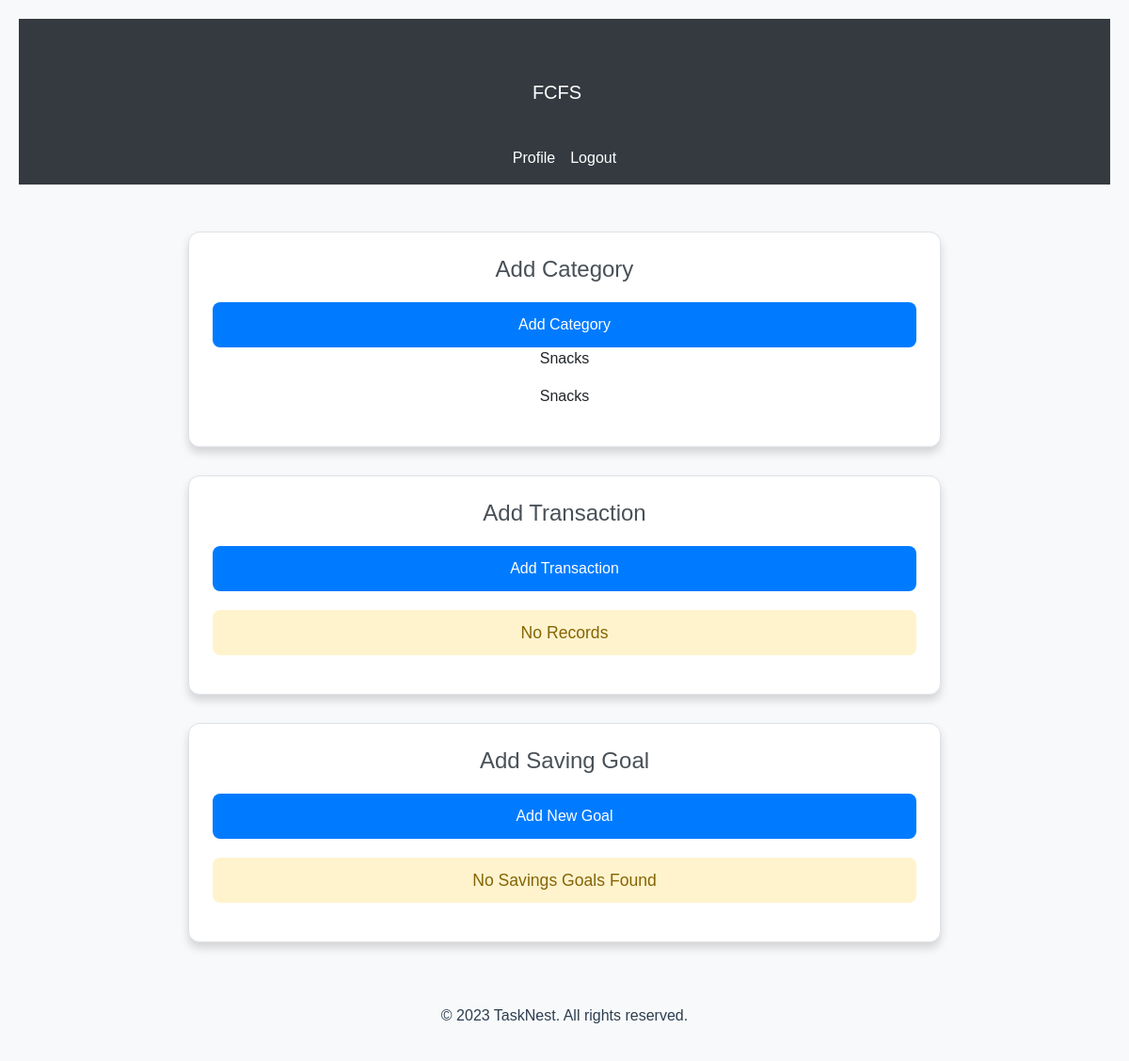
Page /dashboard/ (signed in) on the earlier database version.
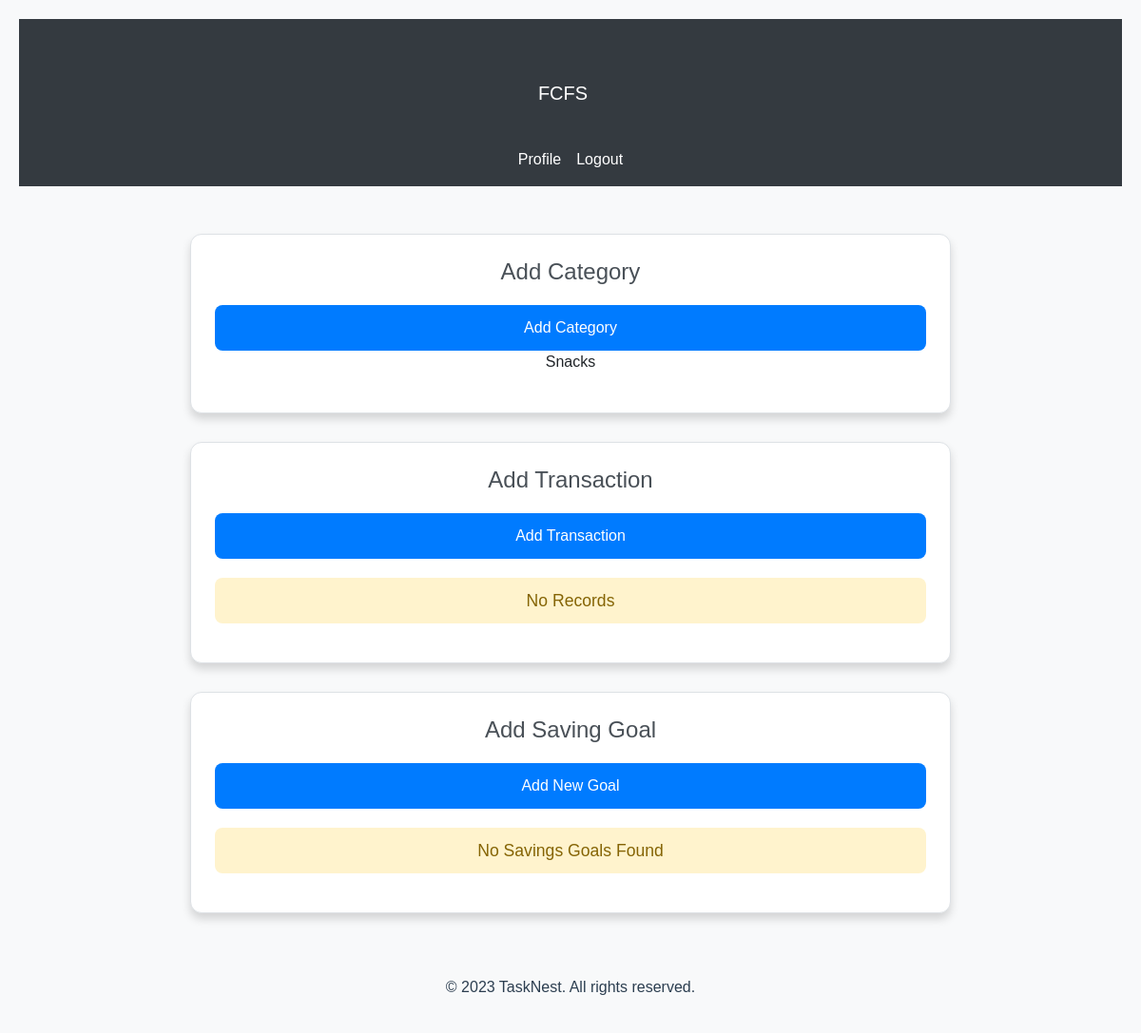
Same page on the later database version.
### finance/models.py (models this page shows, shortened)
class Category(models.Model):
    name = models.CharField(max_length=50,unique=True)
    user = models.ForeignKey(User, on_delete=models.CASCADE, related_name="categories")

### finance/views.py (the view)
# urls.py: path('dashboard/',views.dashboard,name='dashboard'),
@login_required
def dashboard(request):
    category=Category.objects.filter(user=request.user)
    transaction=Transaction.objects.filter(user=request.user).order_by('-date')
    savings_goals = SavingsGoal.objects.filter(user=request.user)
    return render(request,'finance/dashboard.html',{'category':category,'transactions':transaction,'savings_goals':savings_goals})

### finance/templates/finance/dashboard.html (shortened to what this page needs)
{% extends 'finance/base.html' %}
{% load static %}
{% block content %}
<div class="container">
    <div class="card">
        <h3>Add Category</h3>
        <a href="{% url 'add_category' %}" class="btn">Add Category</a>
        {% for c in category %}
        <p>{{ c.name }}</p>
        {% endfor %}
    </div>
    <div class="card">
        <h3>Add Transaction</h3>
        <a href="{% url 'add_transaction' %}" class="btn">Add Transaction</a>
        <div class="table-container">
            {% if transactions %}
            <table class="table">
                <thead>
                    <tr>
                        <th>User</th>
                        <th>Amount</th>
                        <th>Date</th>
                        <th>Category</th>
                        <th>Description</th>
                        <th>Actions</th>
                    </tr>
                </thead>
                <tbody>
                    {% for transaction in transactions %}
                    <tr>
                        <td>{{ transaction.user }}</td>
                        <td>{{ transaction.amount }}</td>
                        <td>{{ transaction.date }}</td>
                        <td>{{ transaction.category }}</td>
                        <td>{{ transaction.description }}</td>
                        <td>
                            <a href="{% url 'update_transaction' transaction.id %}" class="btn btn-warning btn-sm">EDIT</a>
                            <form action="{% url 'delete_transaction' transaction.id %}" method="POST" class="d-inline">
                                {% csrf_token %}
                                <input type="submit" class="btn btn-danger btn-sm" value="Delete">
                            </form>
                        </td>
                    </tr>
                    {% endfor %}
                </tbody>
            </table>
            {% else %}
            <div class="alert">No Records</div>
            {% endif %}
        </div>
    </div>
    <div class="card">
        <h3>Add Saving Goal</h3>
        <a href="{% url 'create_savings_goal' %}" class="btn">Add New Goal</a>
        <div class="table-container">
            {% if savings_goals %}
            <table class="table">
                <thead>
                    <tr>
                        <th>Target Amount</th>
                        <th>Target Date</th>
                        <th>Progress</th>
                        <th>Actions</th>
                    </tr>
                </thead>
                <tbody>
                    {% for goal in savings_goals %}
                    <tr>
                        <td>{{ goal.target_amount }}</td>
                        <td>{{ goal.target_date }}</td>
                        <td>{{ goal.progress }}</td>
                        <td>
                            <a href="{% url 'update_savings_goal' goal.id %}" class="btn btn-warning btn-sm">EDIT</a>
                            <form action="{% url 'delete_savings_goal' goal.id %}" method="POST" class="d-inline">
                                {% csrf_token %}
                                <input type="submit" class="btn btn-danger btn-sm" value="Delete">
                            </form>
                        </td>
                    </tr>
                    {% endfor %}
                </tbody>
            </table>
            {% else %}
            <div class="alert">No Savings Goals Found</div>
            {% endif %}
        </div>
    </div>
</div>
{% endblock content %}

### finance/templates/finance/base.html (shortened to what this page needs)
<!DOCTYPE html>
<html lang="en">
<head>
    <link href="https://cdn.jsdelivr.net/npm/bootstrap@5.3.2/dist/css/bootstrap.min.css" rel="stylesheet">
</head>
<body>
    <nav class="navbar navbar-expand-lg navbar-dark">
        <div class="container">
            <a class="navbar-brand" href="{% url 'dashboard' %}">FCFS</a>
            <div class="collapse navbar-collapse justify-content-end" id="navbarNav">
                <ul class="navbar-nav">
                    <li class="nav-item">
                        <a class="nav-link" href="{% url 'profile' %}">Profile</a>
                    </li>
                    <li class="nav-item">
                        <a class="nav-link" href="{% url 'logout' %}">Logout</a>
                    </li>
                </ul>
            </div>
        </div>
    </nav>
            {% block content %}
            {% endblock content %}
    <footer class="bg-light py-3 mt-auto">
        <div class="container text-center">
            <p class="mb-0">&copy; 2023 TaskNest. All rights reserved.</p>
        </div>
    </footer>
</body>
</html>

### finance/templates/finance/base.html (style rules this page uses)
:root { --primary-color: #1E2A5E; --secondary-color: #9DBDFF; --background-color: #fff; --text-color: #2c3e50; --navbar-color: #343a40; }
body { font-family: 'Poppins', sans-serif; background-color: var(--background-color); color: var(--text-color); margin: 0; padding: 0; min-height: 100vh; display: flex; flex-direction: column; }
.navbar { background-color: var(--navbar-color) !important; }
.navbar-brand, .nav-link { color: #ffffff !important; font-weight: 500; transition: opacity 0.3s ease; }

### finance/templates/finance/dashboard.html (style rules this page uses)
body { font-family: Arial, sans-serif; margin: 20px; background-color: #f8f9fa; }
.container { display: flex; flex-direction: column; align-items: center; gap: 30px; margin-top: 50px; }
.card { background-color: #ffffff; border: 1px solid #dee2e6; border-radius: 12px; box-shadow: 0 6px 10px rgba(0, 0, 0, 0.15); padding: 25px; text-align: center; width: 80%; max-width: 800px; transition: transform 0.3s ease, box-shadow 0.3s ease; }
.card h3 { margin-bottom: 20px; color: #495057; font-size: 1.5rem; }
.btn { display: inline-block; padding: 12px 25px; font-size: 16px; color: #ffffff; background-color: #007bff; border: none; border-radius: 8px; text-decoration: none; transition: background-color 0.3s ease; }
.table-container { margin-top: 20px; overflow-x: auto; }
.alert { font-size: 1.1rem; color: #856404; background-color: #fff3cd; padding: 10px; border-radius: 8px; }

Differences in the rows shown:
removed Category: name "Snacks"
